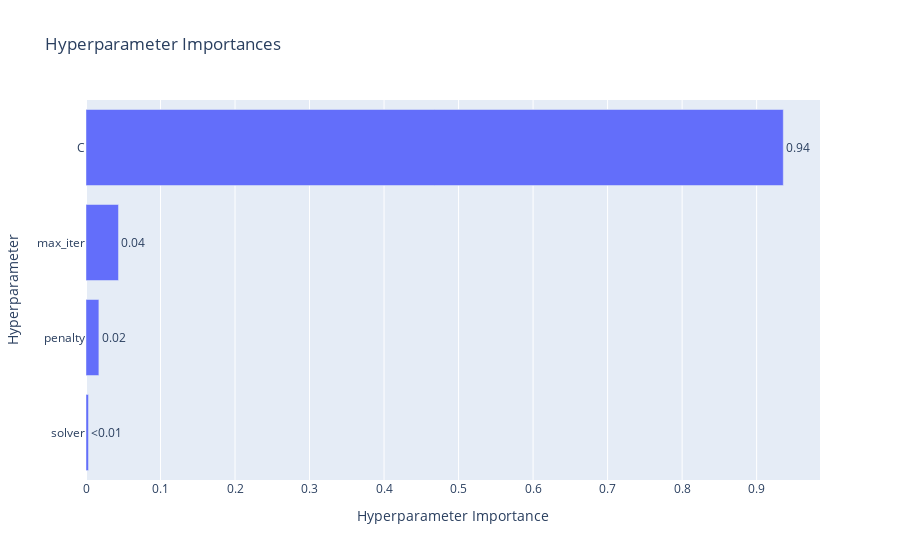

This figure's notebook cell:
### Code cell
optuna.visualization.plot_param_importances(study)

### Figure 1 — Plotly figure (JSON) as saved in the notebook; plotly's stock layout.template omitted (floating-point values rounded to 4 significant figures)
{"data": [{"cliponaxis": false, "hovertemplate": ["solver (CategoricalDistribution): 0.0033398355935826225<extra></extra>", "penalty (CategoricalDistribution): 0.01728058113418497<extra></extra>", "max_iter (IntDistribution): 0.04358512248239663<extra></extra>", "C (FloatDistribution): 0.9357944607898359<extra></extra>"], "name": "Objective Value", "orientation": "h", "text": ["<0.01", "0.02", "0.04", "0.94"], "textposition": "outside", "type": "bar", "x": [0.00334, 0.01728, 0.04359, 0.9358], "y": ["solver", "penalty", "max_iter", "C"]}], "layout": {"title": {"text": "Hyperparameter Importances"}, "xaxis": {"title": {"text": "Hyperparameter Importance"}}, "yaxis": {"title": {"text": "Hyperparameter"}}}}
